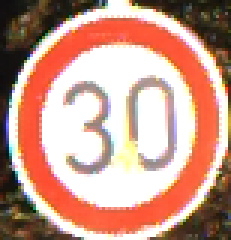
#> input picture test_reconocimiento/01-00002.ppm, 77 x 80 px (shown 3 times larger); its folder holds only this picture in this run
$ python -i CharacteristicsExtractor.py   (imports and definitions only)
#> lines starting #> are read from the running program, lines starting #| are printed output that depends on the picture
import numpy as np
import cv2 as cv
import os
from ComputedImage import ComputedImage

class CharacteristicsExtractor:
    def extract_characteristics_vector(self, path_image):
        # extraer característica dada la ruta de una imagen
#> called with path_image = 'test_reconocimiento/01-00002.ppm'
        print(path_image)
        #lee la imagen
        img = cv.imread(path_image, 1)
#> img is the input picture: shape (80, 77, 3); mean B, G, R 138.5, 154.3, 199.4
        imgCopy = img.copy()

        #pasa la imagen a niveles de gris
        imgCopy = cv.cvtColor(imgCopy, cv.COLOR_BGR2GRAY)
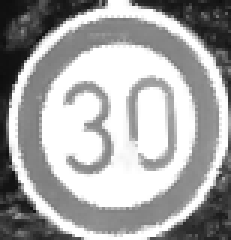
#> imgCopy: shape (80, 77) (shown 3 times larger); min 13, max 255, mean 166
        dst = imgCopy.copy()

        #equaliza la imagen
        cv.equalizeHist(dst, dst)
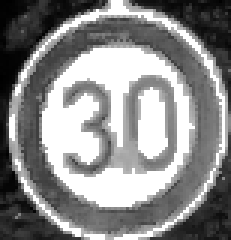
#> dst: shape (80, 77) (shown 3 times larger); min 0, max 255, mean 137.9

        # cambia el tamaña a 32x32
        dst= cv.resize(dst, (32, 32), interpolation=cv.INTER_LINEAR)
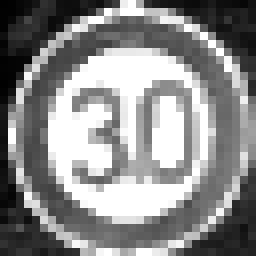
#> dst: shape (32, 32) (shown 8 times larger); min 1, max 255, mean 138.2

        #extrae el vector de caracteristicas
        hog = cv.HOGDescriptor(_winSize=(32, 32), _blockSize=(16, 16), _blockStride=(8, 8), _cellSize=(8, 8), _nbins=9)
        # winStride -> Se aconseja el doble del blockStride
        winStride = (16, 16)
        padding = (8, 8)
        hist = hog.compute(dst,winStride,padding)
#> hist = 1296 values, max 0.335 at index 542, min 0.00187 at index 496, mean 0.136

        return hist

    def extract_characteristics_vectors(self, path_training_images):
        # extraer características dada la ruta de entrenamiento

        folders = [folder for folder in os.listdir(path_training_images) if not folder.endswith(".DS_Store")]

        computed_list_by_folder = []

        for folder in folders:
            extensions = ['jpg', 'png', 'bmp', 'jpeg', 'ppm']
            file_names = [file for file in os.listdir(path_training_images + "/" + folder) if
                          not file.endswith(".DS_Store") and any(file.endswith(extension) for extension in extensions)]

            for file in file_names:
                print(path_training_images + "/" + folder + "/" + file)
                #lee la imagen
                img = cv.imread(path_training_images + "/" + folder + "/" + file, 1)
                imgCopy = img.copy()

                #pasa la imagen a niveles de gris
                imgCopy = cv.cvtColor(imgCopy, cv.COLOR_BGR2GRAY)
                dst = imgCopy.copy()

                #equaliza la imagen
                cv.equalizeHist(dst, dst)

                # cambia el tamaña a 32x32
                dst= cv.resize(dst, (32, 32), interpolation=cv.INTER_LINEAR)

                #extrae el vector de caracteristicas
                hog = cv.HOGDescriptor(_winSize=(32, 32), _blockSize=(16, 16), _blockStride=(8, 8), _cellSize=(8, 8), _nbins=9)
                # winStride -> Se aconseja el doble del blockStride
                winStride = (16, 16)
                padding = (8, 8)
                hist = hog.compute(dst,winStride,padding)

                computed_list_by_folder.append(ComputedImage(folder, hist))

        return computed_list_by_folder

>>> result = CharacteristicsExtractor().extract_characteristics_vector('test_reconocimiento/01-00002.ppm')
#> result has the same summary as hist in extract_characteristics_vector

$ run again, on test_reconocimiento/01-00053.ppm
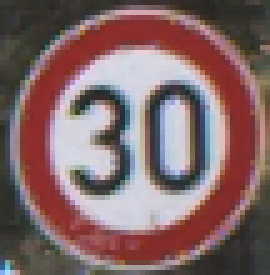
#> input picture test_reconocimiento/01-00053.ppm, 54 x 55 px (shown 5 times larger)
#> in extract_characteristics_vector, img is the input picture: shape (55, 54, 3); mean B, G, R 104.3, 103.2, 129.9
#> in extract_characteristics_vector, `imgCopy = cv.cvtColor(imgCopy, cv.COLOR_BGR2GRAY)`:
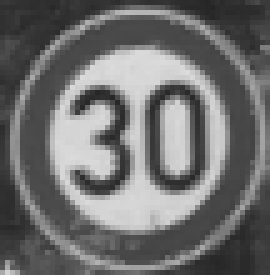
#> imgCopy: shape (55, 54) (shown 5 times larger); min 37, max 219, mean 111.3
#> in extract_characteristics_vector, `dst= cv.resize(dst, (32, 32), interpolation=cv.INTER_LINEAR)`:
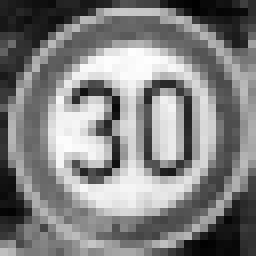
#> dst: shape (32, 32) (shown 8 times larger); min 0, max 254, mean 129
#> hist = 1296 values, max 0.335 at index 114, min 0.00132 at index 149, mean 0.137
#> result has the same summary as hist in extract_characteristics_vector

$ run again, on test_reconocimiento/02-00001.ppm
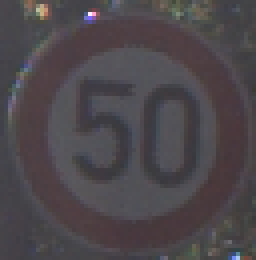
#> input picture test_reconocimiento/02-00001.ppm, 64 x 65 px (shown 4 times larger)
#> in extract_characteristics_vector, img is the input picture: shape (65, 64, 3); mean B, G, R 75.5, 71.2, 76.7
#> in extract_characteristics_vector, `cv.equalizeHist(dst, dst)`:
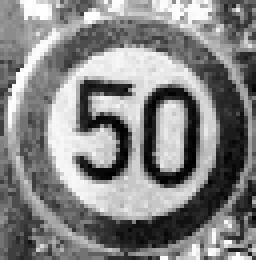
#> dst: shape (65, 64) (shown 4 times larger); min 0, max 255, mean 132.3
#> in extract_characteristics_vector, `dst= cv.resize(dst, (32, 32), interpolation=cv.INTER_LINEAR)`:
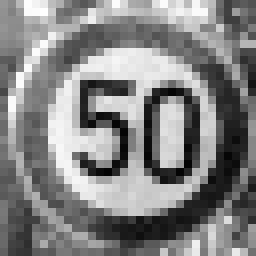
#> dst: shape (32, 32) (shown 8 times larger); min 3, max 255, mean 132
#> hist = 1296 values, max 0.298 at index 504, min 0.0026 at index 536, mean 0.142
#> result has the same summary as hist in extract_characteristics_vector

$ run again, on test_reconocimiento/02-00014.ppm
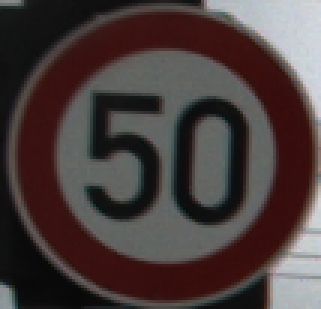
#> input picture test_reconocimiento/02-00014.ppm, 107 x 103 px (shown 3 times larger)
#> in extract_characteristics_vector, img is the input picture: shape (103, 107, 3); mean B, G, R 60.9, 61.6, 73.6
#> in extract_characteristics_vector, `imgCopy = cv.cvtColor(imgCopy, cv.COLOR_BGR2GRAY)`:
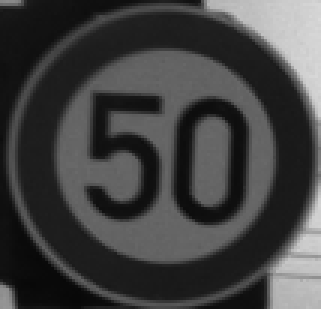
#> imgCopy: shape (103, 107) (shown 3 times larger); min 8, max 218, mean 65.1
#> in extract_characteristics_vector, `dst= cv.resize(dst, (32, 32), interpolation=cv.INTER_LINEAR)`:
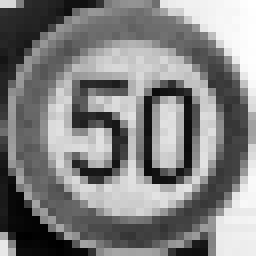
#> dst: shape (32, 32) (shown 8 times larger); min 0, max 255, mean 129.8
#> hist = 1296 values, max 0.323 at index 541, min 0.000879 at index 626, mean 0.135
#> result has the same summary as hist in extract_characteristics_vector
